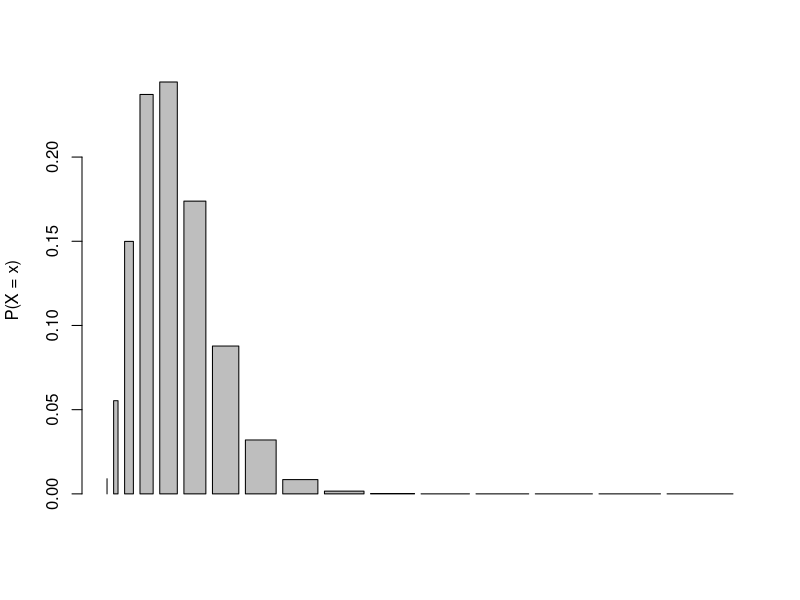
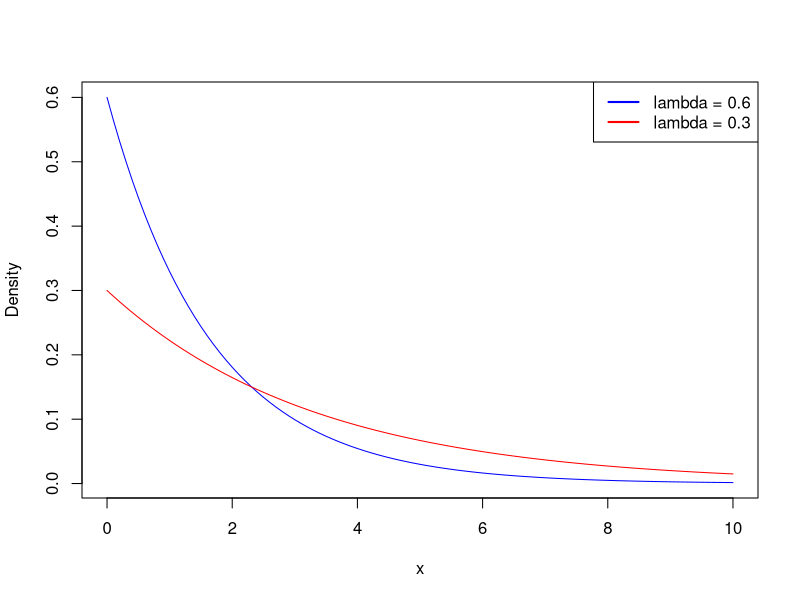
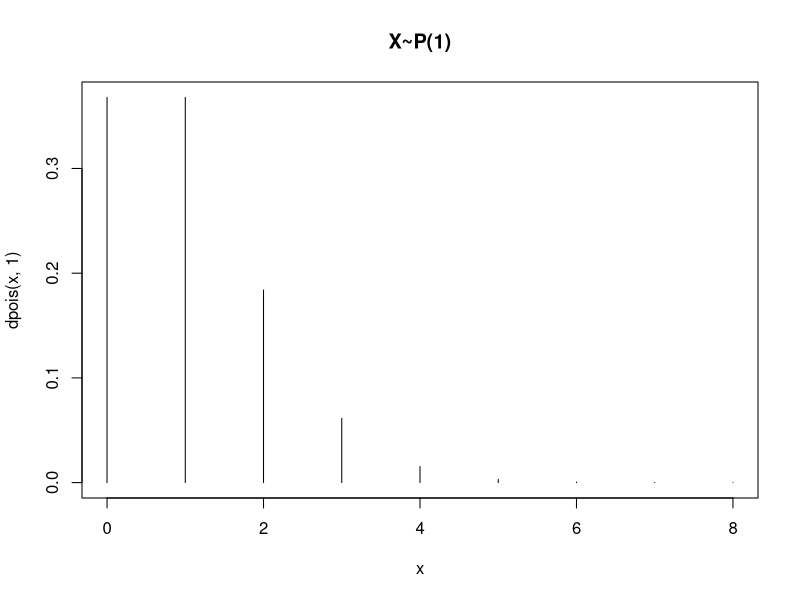
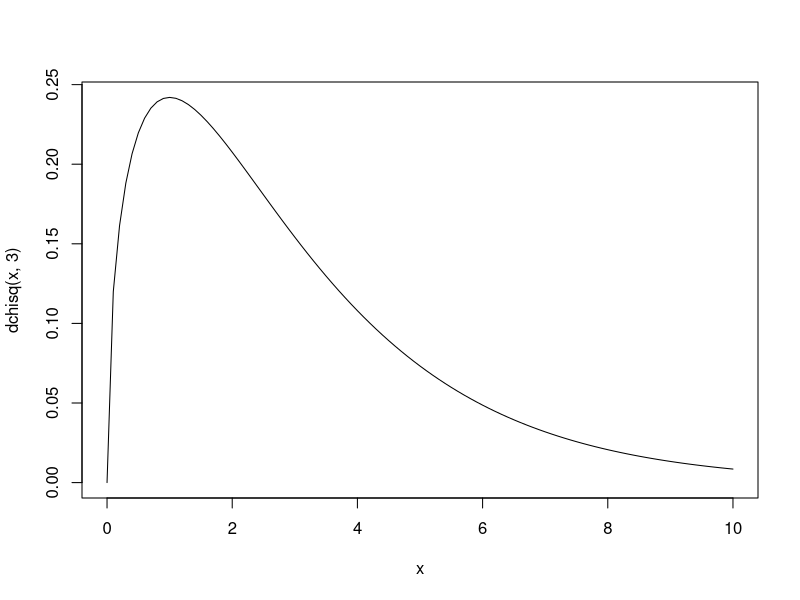
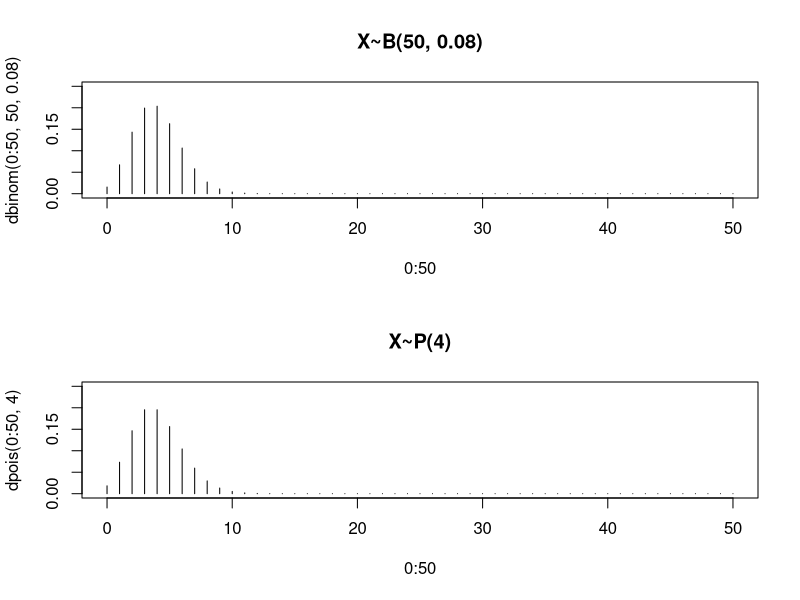
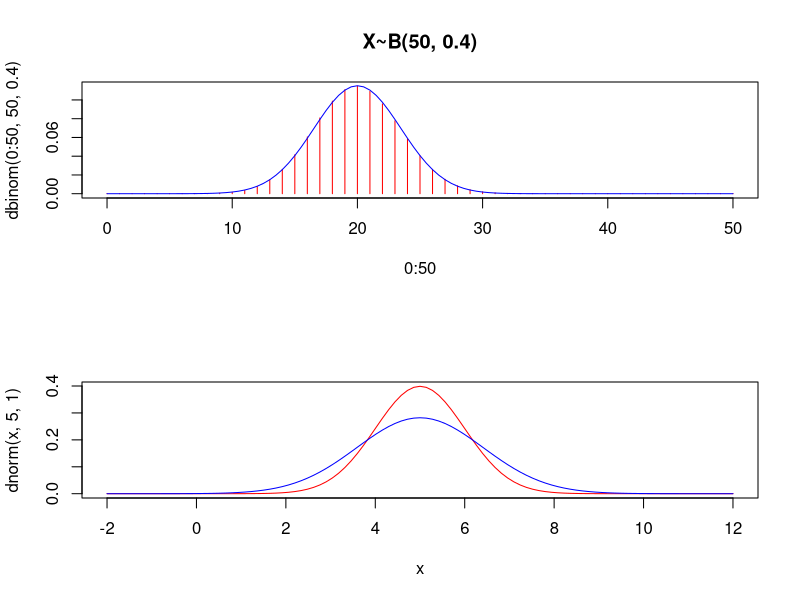
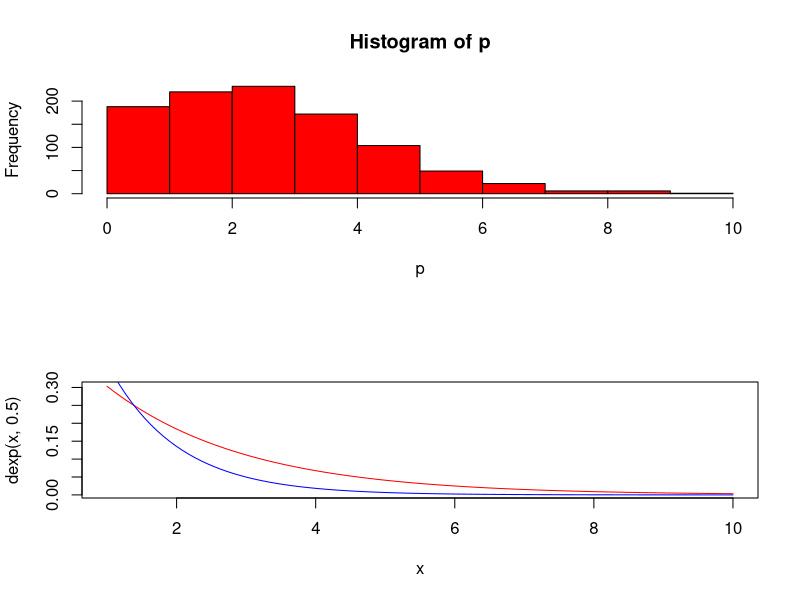
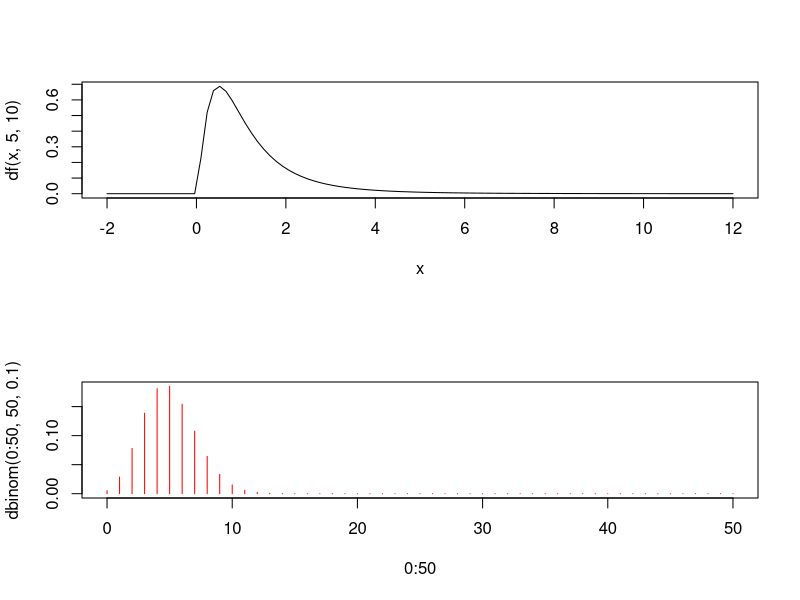

R code for these plots, in order:
## ---- chunk 1
rm(list = ls())
N = 100
M = 25
n = 15
x = 0:n
p = dhyper(x, M, N - M, n)
barplot(p, x, ylab = "P(X = x)")
Px = phyper(12, M, N - M, n) - phyper(5, M, N - M, n)
cat(Px)
## ---- chunk 2
# a)
curve(dexp(x, 0.6), 0, 10, col = "blue", ylab = "Density")
# b)
curve(dexp(x, 0.3), 0, 10, add = TRUE, col = "red", ylab = "Density")
legend("topright", legend = c("lambda = 0.6", "lambda = 0.3"), col = c("blue", "red"), lwd = 2)
# c)
I1 = pexp(10, 0.6) - pexp(0, 0.6)
I2 = pexp(10, 0.3) - pexp(0, 0.3)
I1
I2
## ---- chunk 3
x = 0:8
plot(x, dpois(x, 1),type = "h", main = "X~P(1)")
## ---- chunk 4
curve(dchisq(x, 3), from = 0, to = 10)
## ---- chunk 5
rm(list = ls())
par(mfrow = c(2, 1))
plot(0:50, dbinom(0:50, 50, 0.08), type = "h", main = "X~B(50, 0.08)", ylim = c(0, 0.25))
plot(0:50, dpois(0:50, 4), type = "h", main = "X~P(4)", ylim = c(0, 0.25))
## ---- chunk 6
rm(list = ls())
plot(0:50, dbinom(0:50, 50, 0.4), type = "h", main = "X~B(50, 0.4)", col = "red")
curve(dnorm(x, 20, sqrt(12)), add = TRUE, col = "blue")
## ---- chunk 7
rm(list = ls())
P1 = dbinom(5, 10, 0.4)
P2 = dbinom(5, 10, 0.6)
P1
P2
## ---- chunk 8
P = pbinom(8, 12, 0.5) - pbinom(3, 12, 0.5)
P
## ---- chunk 9
curve(dnorm(x, 5, 1), col = "red", from = -2, to = 12)
curve(dnorm(x, 5, sqrt(2)), col = "blue", from = -2, to = 12, add = TRUE)
## ---- chunk 10
Q1 = qnorm(0.025, 0, 1)
Q2 = qnorm(0.975, 0, 1)
Q1
Q2
## ---- chunk 11
p = rpois(1000, 3)
hist(p, col = "red")
## ---- chunk 12
1 - ppois(4, 2)
## ---- chunk 13
rm(list = ls())
curve(dexp(x, 0.5), from = 1, to = 10, col = "red")
curve(dexp(x, 1), from = 1, to = 10, add = TRUE, col = "blue")
## ---- chunk 14
pexp(3, 0.2)
## ---- chunk 15
x = rnorm(500, 100, sqrt(15))
tylemophong = mean(x >= 85 & x <= 115)
tylelythuyet = pnorm(115, 100, sqrt(15)) - pnorm(85, 100, sqrt(15))
tylelythuyet
tylemophong
## ---- chunk 16
qchisq(0.9, 5)
## ---- chunk 17
curve(df(x, 5, 10), from = -2, to = 12)
## ---- chunk 18
plot(0:50, dbinom(0:50, 50, 0.1), type = "h", col = "red")
plot(0:50, dpois(0:50, 5), type = "h", col = "blue", add = TRUE)
## ---- chunk 19
phyper(2, 30, 70, 10)
## ---- chunk 20
x = rnorm(1000, 0, 1)
qqnorm(x)
## ---- chunk 21
P = function(a, b, muy, sigma){
  x = pnorm(b, muy, sigma) - pnorm(a, muy, sigma)
  return (x)
}
P (1, 2, 1.5, 0.3)
